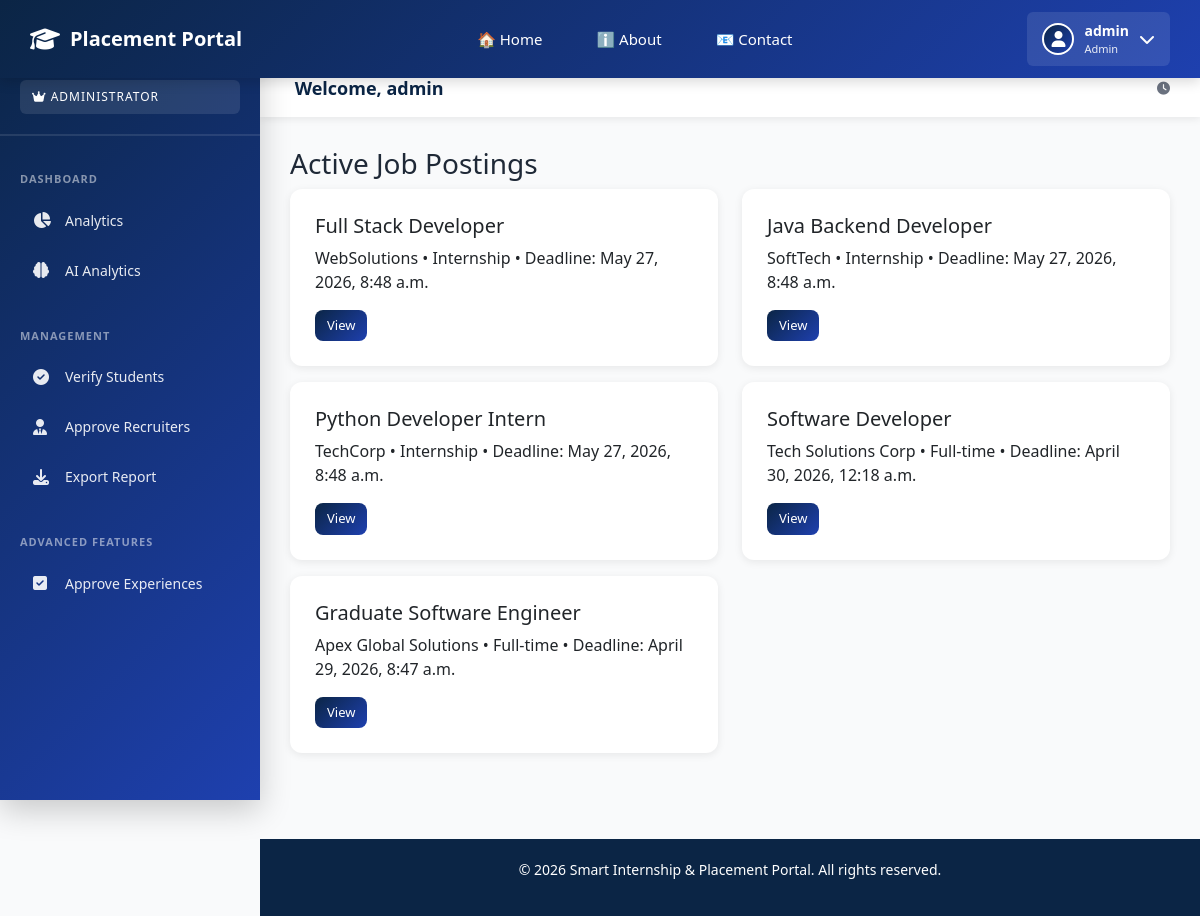
/jobs/ (signed in), run on the app's committed database.
### accounts/models.py (models this page shows)
class CustomUser(AbstractUser):
    STUDENT = 'STUDENT'
    RECRUITER = 'RECRUITER'
    TPO = 'TPO'
    ROLE_CHOICES = [
        (STUDENT, 'Student'),
        (RECRUITER, 'Recruiter'),
        (TPO, 'TPO'),
    ]
    role_type = models.CharField(max_length=20, choices=ROLE_CHOICES, default=STUDENT)
    @property
    def is_student(self):
        return self.role_type == self.STUDENT
    @property
    def is_recruiter(self):
        return self.role_type == self.RECRUITER
    @property
    def is_tpo(self):
        return self.role_type == self.TPO or self.is_superuser

### jobs/models.py (models this page shows, shortened)
class JobPost(models.Model):
    STATUS_OPEN = 'Open'
    STATUS_CLOSED = 'Closed'
    STATUS_CHOICES = [
        (STATUS_OPEN, 'Open'),
        (STATUS_CLOSED, 'Closed'),
    ]
    JOB_TYPE_CHOICES = [
        ('Full-time', 'Full-time'),
        ('Internship', 'Internship'),
        ('PPO', 'PPO')
    ]
    title = models.CharField(max_length=200)
    company = models.CharField(max_length=200)
    description = models.TextField()
    posted_by = models.ForeignKey(settings.AUTH_USER_MODEL, on_delete=models.CASCADE,
                                  related_name='job_posts', limit_choices_to={'role_type': 'RECRUITER'})
    min_cgpa = models.DecimalField(max_digits=4, decimal_places=2, default=0.00)
    max_backlogs = models.IntegerField(default=0)
    branches = models.CharField(max_length=200, blank=True, help_text="Comma separated branch names")
    job_type = models.CharField(max_length=50, choices=JOB_TYPE_CHOICES, default='Internship')
    package = models.DecimalField(max_digits=9, decimal_places=2, null=True, blank=True)
    deadline = models.DateTimeField()
    status = models.CharField(max_length=20, choices=STATUS_CHOICES, default=STATUS_OPEN)
    created_at = models.DateTimeField(auto_now_add=True, null=True)
    updated_at = models.DateTimeField(auto_now=True)
    class Meta:
        ordering = ['-deadline']
        indexes = [
            models.Index(fields=['status', 'deadline']),
            models.Index(fields=['posted_by']),
        ]

### jobs/views.py (the view, shortened to what this page needs)
# urls.py: path('', views.JobListView.as_view(), name='job_list'),
class JobListView(ListView):
    model = JobPost
    template_name = 'jobs/job_list.html'
    context_object_name = 'jobs'
    paginate_by = 20
    def get_queryset(self):
        qs = JobPost.objects.filter(
            status=JobPost.STATUS_OPEN,
            deadline__gte=timezone.now()
        ).order_by('-deadline')
        user = self.request.user
        return qs

### templates/jobs/job_list.html
{% extends 'base.html' %}
{% block content %}
<h3>Active Job Postings</h3>
<div class="row">
  {% for job in jobs %}
    <div class="col-md-6">
      <div class="card mb-3">
        <div class="card-body">
          <h5 class="card-title">{{ job.title }}</h5>
          <p class="card-text">{{ job.company }} • {{ job.job_type }} • Deadline: {{ job.deadline }}</p>
          <a href="{% url 'job_detail' job.pk %}" class="btn btn-sm btn-primary">View</a>
        </div>
      </div>
    </div>
  {% empty %}
    <p>No active jobs.</p>
  {% endfor %}
</div>
{% endblock %}

### templates/base.html (shortened to what this page needs)
<!doctype html>
<html lang="en">
<head>
    <link href="https://cdn.jsdelivr.net/npm/bootstrap@5.3.0/dist/css/bootstrap.min.css" rel="stylesheet">
    <link href="https://cdnjs.cloudflare.com/ajax/libs/font-awesome/6.4.0/css/all.min.css" rel="stylesheet">
</head>
<body>
    <nav class="navbar-top">
        <div class="navbar-top-content">
            <a href="/" class="navbar-brand">
                <i class="fas fa-graduation-cap"></i>
                <span>Placement Portal</span>
            </a>
            <ul class="navbar-menu">
                <li><a href="/">🏠 Home</a></li>
                <li><a href="#about">ℹ️ About</a></li>
                <li><a href="#contact">📧 Contact</a></li>
            </ul>
            <div class="navbar-actions">
                {% if user.is_authenticated %}
                    <div class="navbar-user-info" onclick="toggleUserDropdown(event)">
                        {% if user.profile_photo %}
                            <img src="{{ user.profile_photo.url }}" alt="Profile" class="navbar-profile-photo">
                        {% elif user.studentprofile.profile_photo %}
                            <img src="{{ user.studentprofile.profile_photo.url }}" alt="Profile" class="navbar-profile-photo">
                        {% else %}
                            <div class="navbar-profile-photo" style="background: linear-gradient(135deg, var(--primary), var(--secondary)); display: flex; align-items: center; justify-content: center; color: white;">
                                <i class="fas fa-user" style="font-size: 16px;"></i>
                            </div>
                        {% endif %}
                        <div class="navbar-user-text">
                            <span class="navbar-user-name">{{ user.first_name|default:user.username }}</span>
                            <span class="navbar-user-role">
                                {% if user.is_student %}
                                    Student
                                {% elif user.is_recruiter %}
                                    Recruiter
                                {% elif user.is_tpo %}
                                    Admin
                                {% endif %}
                            </span>
                        </div>
                        <i class="fas fa-chevron-down"></i>
                    </div>
                {% endif %}
            </div>
        </div>
    </nav>
    <div class="d-flex">
        <nav class="sidebar">
            <div class="sidebar-header">
                <a href="/" class="sidebar-brand">
                    <i class="fas fa-graduation-cap"></i>
                    <span>Placement Portal</span>
                </a>
                {% if user.is_authenticated %}
                    <div class="user-badge" style="display: block; margin-top: 10px;">
                        {% if user.is_student %}
                            <i class="fas fa-user-graduate"></i> Student
                        {% elif user.is_recruiter %}
                            <i class="fas fa-building"></i> Recruiter
                        {% elif user.is_tpo %}
                            <i class="fas fa-crown"></i> Administrator
                        {% endif %}
                    </div>
                {% endif %}
            </div>
            {% if user.is_authenticated %}
                {% if user.is_tpo %}
                    <div class="nav-section">
                        <div class="nav-section-title">Dashboard</div>
                        <a href="{% url 'tpo_dashboard' %}">
                            <i class="fas fa-chart-pie"></i>
                            <span>Analytics</span>
                        </a>
                        <a href="{% url 'ai_analytics:tpo_ai_dashboard' %}">
                            <i class="fas fa-brain"></i>
                            <span>AI Analytics</span>
                        </a>
                    </div>
                    <div class="nav-section">
                        <div class="nav-section-title">Management</div>
                        <a href="{% url 'tpo_student_list' %}">
                            <i class="fas fa-check-circle"></i>
                            <span>Verify Students</span>
                        </a>
                        <a href="{% url 'tpo_recruiter_list' %}">
                            <i class="fas fa-user-tie"></i>
                            <span>Approve Recruiters</span>
                        </a>
                        <a href="{% url 'tpo_export_placed' %}">
                            <i class="fas fa-download"></i>
                            <span>Export Report</span>
                        </a>
                    </div>
                    <div class="nav-section">
                        <div class="nav-section-title">Advanced Features</div>
                        <a href="{% url 'tpo_interview_experiences' %}">
                            <i class="fas fa-check-square"></i>
                            <span>Approve Experiences</span>
                        </a>
                    </div>
                {% endif %}
            {% endif %}
        </nav>
        <div class="main-container flex-grow-1">
            {% if user.is_authenticated %}
                <div class="top-nav">
                    <div class="nav-left">
                        <div class="nav-welcome">
                            Welcome, <strong>{{ user.first_name|default:user.username }}</strong>
                        </div>
                    </div>
                    <div class="nav-actions">
                        <span style="font-size: 13px; color: #6b7280;">
                            <i class="fas fa-clock"></i> {{ now|date:"H:i" }}
                        </span>
                    </div>
                </div>
            {% endif %}
            <div class="content-area animate-in">
                {% block content %}{% endblock %}
            </div>
            <div class="footer">
                <p>&copy; 2026 Smart Internship & Placement Portal. All rights reserved.</p>
            </div>
        </div>
    </div>
</body>
</html>
</html>

### data on the page
CustomUser: first_name "admin"
JobPost: title "Full Stack Developer", company "WebSolutions", job_type "Internship", deadline "May 27, 2026, 8:48 a.m."
JobPost: title "Java Backend Developer", company "SoftTech", job_type "Internship", deadline "May 27, 2026, 8:48 a.m."
JobPost: title "Python Developer Intern", company "TechCorp", job_type "Internship", deadline "May 27, 2026, 8:48 a.m."
JobPost: title "Software Developer", company "Tech Solutions Corp", job_type "Full-time", deadline "April 30, 2026, 12:18 a.m."
JobPost: title "Graduate Software Engineer", company "Apex Global Solutions", job_type "Full-time", deadline "April 29, 2026, 8:47 a.m."
